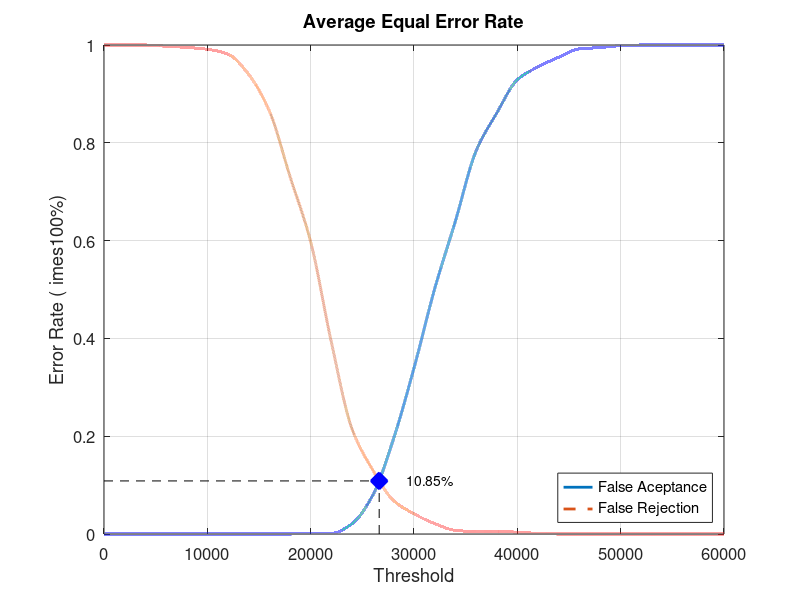
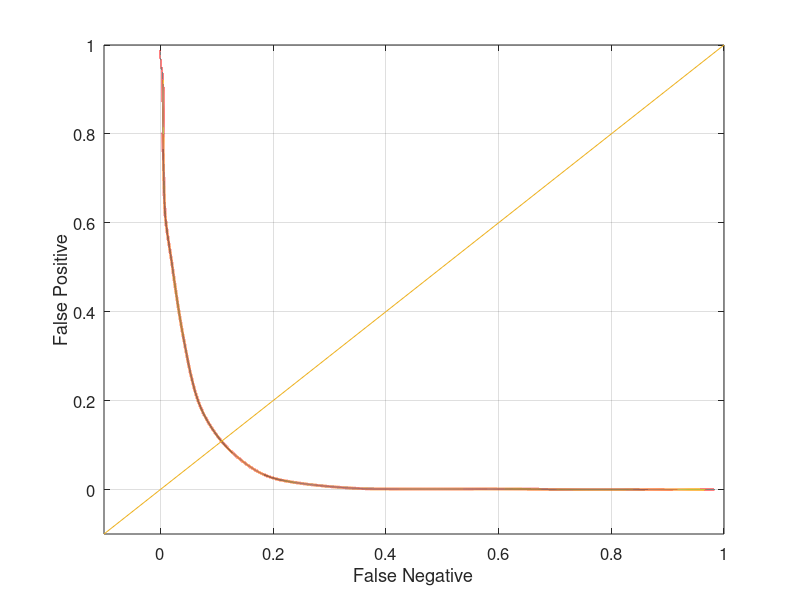

Source code (MATLAB) for these figures, in order:
close all;
clear;
clc;
x = 0:2000:60000;
xq = 0:0.5:60000;

y0 = [0 0 0 0 0 0 0 0 0 0 0.00131579 0.00131579 0.0210526 0.0789474 0.193421 0.339474 0.501316 0.639474 0.782895 0.860526 0.928947 0.955263 0.975 0.992105 0.994737 0.998684 1 1 1 1 1]
yy0 = interp1(x, y0, xq, 'pchip');
y1 = [1 1 1 0.9975 0.995 0.99125 0.98125 0.94 0.865 0.73125 0.5975 0.3925 0.215 0.13125 0.06875 0.04125 0.02125 0.0075 0.005 0.005 0.00375 0.00125 0 0 0 0 0 0 0 0 0]
yy1 = interp1(x, y1, xq, 'pchip');

% Calculating EER: 
y2 = abs(y0 - y1);
find(y2 == min(y2))
yy2 = abs(yy0 - yy1);
xEER = find(yy2 == min(yy2));
xEERIndex = xq(xEER) % X-axis EER
yEER = yy0(xEER) % Y-axis EER

main = figure
plot(xq, yy0,'-','LineWidth', 2);	hold on
plot(xq, yy1,'--','LineWidth', 2);	hold on
plot([xEERIndex xEERIndex], [0 yEER], 'k--');	hold on
plot([0 xEERIndex], [yEER yEER], 'k--');	hold on
plot(xEERIndex, yEER, 'bx', 'LineWidth', 10);	hold on
text(xEERIndex + 10 * xEERIndex / 100, yEER, [num2str(round((10000 * yEER)) / 100) '%'])
legend('False Aceptance', 'False Rejection', 'Location', 'SouthEast')
xlabel('Threshold')
ylabel('Error Rate (	imes100%)')
title('Average Equal Error Rate')
set(gca, 'FontSize', 12)
axis([0 60000 0 1])
grid on

print(main, 'Experiment1AverageMain', '-dpng');
FNRxFPR = figure('Color', [1 1 1]);
plot(yy1, yy0, '-', yy1, yy0, 'LineWidth', 2);
hold on
y = -0.1:0.1:1
plot(y, y); 
set(gca, 'FontSize', 12)
xlabel('False Negative')
ylabel('False Positive')
axis([-0.1 1 -0.1 1])
set(gca, 'FontSize', 12)
grid on

print(FNRxFPR, 'Experiment1AverageFNRxFPR','-dpng');
